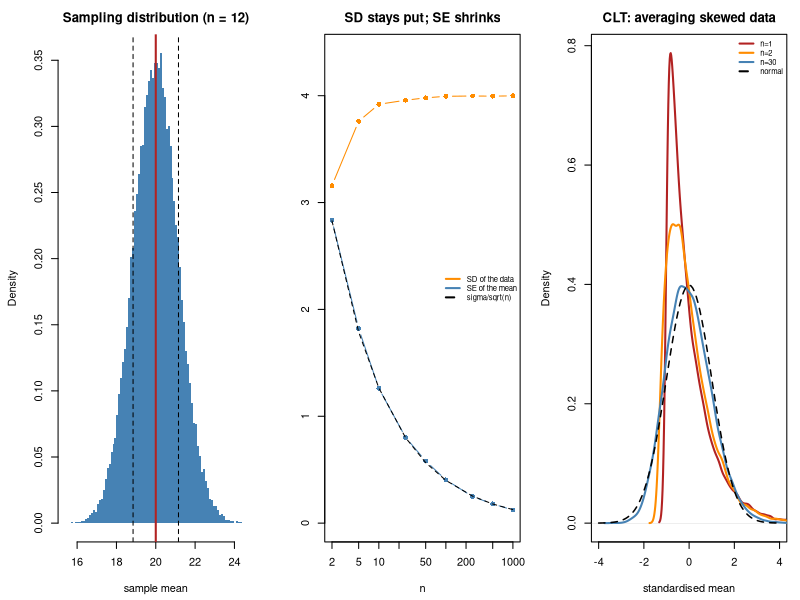

Here is the R script that generated this plot:
## ---- chunk 1
MODULE_NAME <- "F4_estimates_and_standard_errors"
OUT <- file.path(Sys.getenv("STATS_OUT", unset = "results"), MODULE_NAME)
dir.create(OUT, recursive = TRUE, showWarnings = FALSE)
header <- function(txt) cat("\n", strrep("=", 72), "\n", txt, "\n",
                            strrep("=", 72), "\n", sep = "")
set.seed(104)
TRUE_MU <- 20; TRUE_SIGMA <- 4
## ---- chunk 2
header("1. The recipe and the number it produced")
smp <- rnorm(12, TRUE_MU, TRUE_SIGMA)
cat("  ESTIMATOR: 'take the average of the sample'   <- a recipe\n")
cat(sprintf("  ESTIMATE : %.4f                        <- what it gave, this time\n",
            mean(smp)))
cat(sprintf("  TRUTH    : %.4f                        <- unknown in real life\n", TRUE_MU))
cat("
  The distinction matters because PROPERTIES BELONG TO THE RECIPE, not to the
  number. It is meaningless to ask whether 19.87 is unbiased. It is very
  meaningful to ask whether 'take the average' is unbiased - and it is.

  So when someone says 'the sample mean is unbiased with standard error
  sigma/sqrt(n)', they are describing the recipe's behaviour across all the
  experiments you might have run, not the number on your screen.\n")
## ---- chunk 3
header("2. The distribution of an estimate across repeat experiments")
N <- 12
estimates <- replicate(50000, mean(rnorm(N, TRUE_MU, TRUE_SIGMA)))
true_se <- TRUE_SIGMA/sqrt(N)
cat(sprintf("  50,000 repeats of a %d-sample experiment:\n\n", N))
cat(sprintf("  %-34s%10.4f   (truth = %g)\n", "centre of the estimates",
            mean(estimates), TRUE_MU))
cat(sprintf("  %-34s%10.4f\n", "spread of the estimates (SD)", sd(estimates)))
cat(sprintf("  %-34s%10.4f   <- matches\n", "sigma / sqrt(n), eq. (0.11)", true_se))
cat(sprintf("\n  %-34s%10.3f\n", "how often within 1 SE of truth",
            mean(abs(estimates - TRUE_MU) < true_se)))
cat(sprintf("  %-34s%10.3f\n", "how often within 2 SE of truth",
            mean(abs(estimates - TRUE_MU) < 2*true_se)))
cat("
  THE SPREAD OF THIS DISTRIBUTION IS THE STANDARD ERROR. That is the whole
  definition. Everything else is machinery for estimating it without being
  able to run the experiment 50,000 times.\n")
## ---- chunk 4
header("3. Standard DEVIATION vs standard ERROR")
cat(sprintf("  %-8s%22s%18s%10s\n", "n", "SD of the data (s)", "SE of the mean", "ratio"))
for (n in c(5, 20, 100, 500, 2000)) {
  sds <- replicate(4000, sd(rnorm(n, TRUE_MU, TRUE_SIGMA)))
  ses <- sd(replicate(4000, mean(rnorm(n, TRUE_MU, TRUE_SIGMA))))
  cat(sprintf("  %-8d%22.4f%18.4f%10.2f\n", n, mean(sds), ses, mean(sds)/ses))
}
cat(sprintf("
  Read DOWN the two columns. The SD column does not move - it is estimating
  sigma = %g, a fact about how much individual observations vary, and no
  amount of data changes that. The SE column shrinks steadily, because it
  describes how well you know the MEAN.

    s  (standard deviation) : how spread out the OBSERVATIONS are.
                              Does not shrink with n. Use it to DESCRIBE.

    SE (standard error)     : how spread out your ESTIMATE would be across
                              repeat experiments. Shrinks as sqrt(n).
                              Use it to say how PRECISELY you know something.

  An error bar in a figure is uninterpretable unless the caption says which
  one it is. SE bars are always shorter, which is presumably why they are more
  popular.\n", TRUE_SIGMA))
## ---- chunk 5
header("4. Estimating the standard error from a single sample")
cat(sprintf("  %-8s%14s%11s%15s%10s\n", "trial", "sample mean", "sample s",
            "estimated SE", "true SE"))
for (trial in 1:6) {
  s_ <- rnorm(N, TRUE_MU, TRUE_SIGMA)
  cat(sprintf("  %-8d%14.3f%11.3f%15.3f%10.3f\n", trial, mean(s_), sd(s_),
              sd(s_)/sqrt(N), true_se))
}
cat(sprintf("
  Each trial's estimated SE is close to the truth (%.3f) without ever
  repeating the experiment. That is what makes statistics practical: the
  variability WITHIN your single sample tells you how much your ESTIMATE would
  vary BETWEEN samples.

  Why does that work? Because of eq. (0.9) - variances of independent things
  add. Nothing else. And that is also its weak point: if your observations are
  not independent, s/sqrt(n) estimates the wrong thing entirely, and no amount
  of care elsewhere repairs it (F2, section 3).\n", true_se))
## ---- chunk 6
header("5. Averages become bell-shaped whatever the source")
skewness <- function(v) mean((v - mean(v))^3)/sd(v)^3
sources <- list(
  "uniform (flat)"          = function(k, r) replicate(r, mean(runif(k))),
  "exponential (skewed)"    = function(k, r) replicate(r, mean(rexp(k))),
  "binary coin flips"       = function(k, r) replicate(r, mean(rbinom(k, 1, 0.5))),
  "lognormal (very skewed)" = function(k, r) replicate(r, mean(rlnorm(k, 0, 1.5))))
cat("  Skewness of the AVERAGE (0 = perfectly symmetric):\n\n")
cat(sprintf("  %-26s", "source distribution"))
for (k in c(1, 2, 5, 30, 200)) cat(sprintf("%9s", paste0("n=", k)))
cat("\n")
for (nm in names(sources)) {
  cat(sprintf("  %-26s", nm))
  for (k in c(1, 2, 5, 30, 200)) cat(sprintf("%9.2f", skewness(sources[[nm]](k, 8000))))
  cat("\n")
}
cat("
  Every row marches towards zero. Flat data, skewed data, data that can only
  be 0 or 1 - average enough of it and you get a bell curve.

  This is why methods built on the normal distribution work far more often
  than they have any right to: they are not assuming your DATA is normal, they
  are assuming your ESTIMATE is, and that is a much weaker requirement.

  But read the table again. The lognormal row is still skewed at n = 30. 'n =
  30 is enough' is folklore. The nastier the source, the larger n must be, and
  with small samples of skewed data you should use a permutation test or a
  bootstrap instead of trusting the approximation (Topics 5 and 7).\n")
## ---- chunk 7
header("6. Why precision is expensive")
cat(sprintf("  %-10s%10s%30s\n", "n", "SE", "to halve the SE from here"))
for (n in c(10, 40, 160, 640, 2560))
  cat(sprintf("  %-10d%10.4f%30s\n", n, TRUE_SIGMA/sqrt(n), paste("n =", 4*n)))
cat("
  Each row costs four times the previous one and buys a halving. To improve
  precision tenfold you need a hundred times the data.

  Two practical consequences:

    * Diminishing returns are severe. Going from n = 10 to n = 40 is
      transformative; from n = 1000 to n = 4000 is usually not worth it.

    * BETTER DESIGN BEATS MORE DATA. Removing a source of noise - pairing,
      blocking, a better assay, adjusting for a known covariate - reduces
      sigma directly rather than fighting the square root. That is why
      Topic 9 (power) is about design, not about sample size tables.\n")
## ---- chunk 8
png(file.path(OUT, "standard_errors.png"), width = 1250, height = 420, res = 110)
par(mfrow = c(1, 3), mar = c(4.4, 4.4, 2.6, 1))
hist(estimates, breaks = 70, col = "steelblue", border = NA, freq = FALSE,
     main = sprintf("Sampling distribution (n = %d)", N), xlab = "sample mean")
abline(v = TRUE_MU, col = "firebrick", lwd = 2)
abline(v = TRUE_MU + c(-1, 1)*true_se, lty = 2)
ns <- c(2, 5, 10, 25, 50, 100, 250, 500, 1000)
sd_line <- sapply(ns, function(n) mean(replicate(1500, sd(rnorm(n, TRUE_MU, TRUE_SIGMA)))))
se_line <- sapply(ns, function(n) sd(replicate(1500, mean(rnorm(n, TRUE_MU, TRUE_SIGMA)))))
plot(ns, sd_line, type = "b", pch = 16, col = "darkorange", log = "x",
     ylim = c(0, max(sd_line)*1.1), xlab = "n", ylab = "",
     main = "SD stays put; SE shrinks")
lines(ns, se_line, type = "b", pch = 16, col = "steelblue")
lines(ns, TRUE_SIGMA/sqrt(ns), lty = 2)
legend("right", c("SD of the data", "SE of the mean", "sigma/sqrt(n)"),
       col = c("darkorange", "steelblue", "black"), lty = c(1, 1, 2), lwd = 2,
       bty = "n", cex = 0.7)
plot(density(scale(replicate(20000, mean(rexp(1))))), col = "firebrick", lwd = 2,
     xlim = c(-4, 4), main = "CLT: averaging skewed data", xlab = "standardised mean")
for (i in seq_along(c(2, 30))) {
  k <- c(2, 30)[i]
  lines(density(scale(replicate(20000, mean(rexp(k))))),
        col = c("darkorange", "steelblue")[i], lwd = 2)
}
curve(dnorm(x), add = TRUE, lty = 2, lwd = 1.5)
legend("topright", c("n=1", "n=2", "n=30", "normal"),
       col = c("firebrick", "darkorange", "steelblue", "black"),
       lty = c(1, 1, 1, 2), lwd = 2, bty = "n", cex = 0.7)
invisible(dev.off())
cat("\nFigure written to", file.path(OUT, "standard_errors.png"), "\n")
## ---- chunk 9

## ---- chunk 10

## ---- chunk 11
# cat(sprintf("  true variance = %.2f\n\n", TRUE_SIGMA^2))
# cat(sprintf("  %-8s%16s%18s%20s\n", "n", "divide by n", "divide by n-1",
#             "which is right?"))
# for (n in c(2, 3, 5, 10, 50)) {
#   v_n1 <- mean(replicate(20000, var(rnorm(n, TRUE_MU, TRUE_SIGMA))))
#   ## R's var() already divides by n-1; multiply back to get the n version.
#   v_n <- v_n1*(n - 1)/n
#   cat(sprintf("  %-8d%16.3f%18.3f%20s\n", n, v_n, v_n1, "n-1"))
# }
#
# ## Dividing by n gives a variance that is too SMALL, badly so at small n (at
# ## n = 2 it is half the truth). Dividing by n-1 is right on average.
# ##
# ## The reason: you measure spread around the SAMPLE mean, not the true mean,
# ## and the sample mean sits in the middle of your own data by construction -
# ## closer to it than the true mean would be. So distances from it are
# ## systematically too small, and n-1 corrects exactly for that.
# ##
# ## The n-1 is the "degrees of freedom": you had n numbers, but once the mean
# ## is fixed only n-1 are free to vary. The same idea reappears every time you
# ## fit a model - p parameters leave n-p degrees of freedom, which is why
# ## fitting many parameters to little data leaves you unable to estimate the
# ## noise at all.
## ---- chunk 12

## ---- chunk 13

## ---- chunk 14
# n_units <- 5; per_unit <- 10
# cat(sprintf("  50 measurements arranged as %d units x %d sub-samples\n\n",
#             n_units, per_unit))
# cat(sprintf("  %-8s%15s%10s%20s%14s\n", "ICC", "design effect", "TRUE SE",
#             "s/sqrt(50) claims", "too small by"))
# for (icc in c(0, 0.1, 0.3, 0.6)) {
#   sd_u <- sqrt(icc); sd_e <- sqrt(1 - icc)
#   means <- numeric(6000); claimed <- numeric(6000)
#   for (i in 1:6000) {
#     u <- rnorm(n_units, 0, sd_u)
#     y <- rep(u, each = per_unit) + rnorm(n_units*per_unit, 0, sd_e)
#     means[i] <- mean(y); claimed[i] <- sd(y)/sqrt(length(y))
#   }
#   de <- 1 + (per_unit - 1)*icc
#   cat(sprintf("  %-8.1f%15.2f%10.4f%20.4f%13.2fx\n", icc, de, sd(means),
#               mean(claimed), sd(means)/mean(claimed)))
# }
#
# ## At ICC = 0 the formula is right. As the correlation grows it understates
# ## the uncertainty by roughly sqrt(design effect), where
# ##
# ##     design effect = 1 + (m - 1) x ICC          (eq. 1.8)
# ##
# ## and m is the number of sub-samples per unit. Note that m matters as much
# ## as the ICC: 20 cells per mouse with ICC 0.1 is as damaging as 3 cells per
# ## mouse with ICC 0.9.
# ##
# ## The number of rows in your table is not n. The number of INDEPENDENT UNITS
# ## is n, and that is the most valuable sentence in this course.
## ---- chunk 15

## ---- chunk 16

## ---- chunk 17
# dat3 <- rlnorm(60, 3, 0.8)          # one skewed sample, as in real life
# bootstrap_se <- function(x, statistic, B = 4000) {
#   ## Resample x WITH REPLACEMENT B times; the spread of the statistic across
#   ## those resamples estimates its standard error.
#   sd(replicate(B, statistic(sample(x, length(x), replace = TRUE))))
# }
# ## The truth, obtained the way we never can in real life: repeat the whole
# ## experiment many times.
# truth_mean <- sd(replicate(4000, mean(rlnorm(60, 3, 0.8))))
# truth_med <- sd(replicate(4000, median(rlnorm(60, 3, 0.8))))
# cat(sprintf("  %-14s%14s%16s%12s\n", "statistic", "formula SE",
#             "bootstrap SE", "TRUE SE"))
# cat(sprintf("  %-14s%14.3f%16.3f%12.3f\n", "mean",
#             sd(dat3)/sqrt(length(dat3)), bootstrap_se(dat3, mean), truth_mean))
# cat(sprintf("  %-14s%14s%16.3f%12.3f\n", "median", "none exists",
#             bootstrap_se(dat3, median), truth_med))
#
# ## For the mean, the bootstrap reproduces what the formula gives - a useful
# ## sanity check that the method is sound.
# ##
# ## For the median there IS no simple formula, and the bootstrap gets it
# ## anyway. That is the point: the bootstrap gives you a standard error for
# ## almost any statistic you can compute, by using your sample as a stand-in
# ## for the population.
# ##
# ## It is not magic. It assumes your sample is representative and that
# ## observations are INDEPENDENT - resampling rows of clustered data
# ## reproduces exactly the error from Problem 2. For grouped data you must
# ## resample whole GROUPS (the "cluster bootstrap"). Topic 5 covers this.
